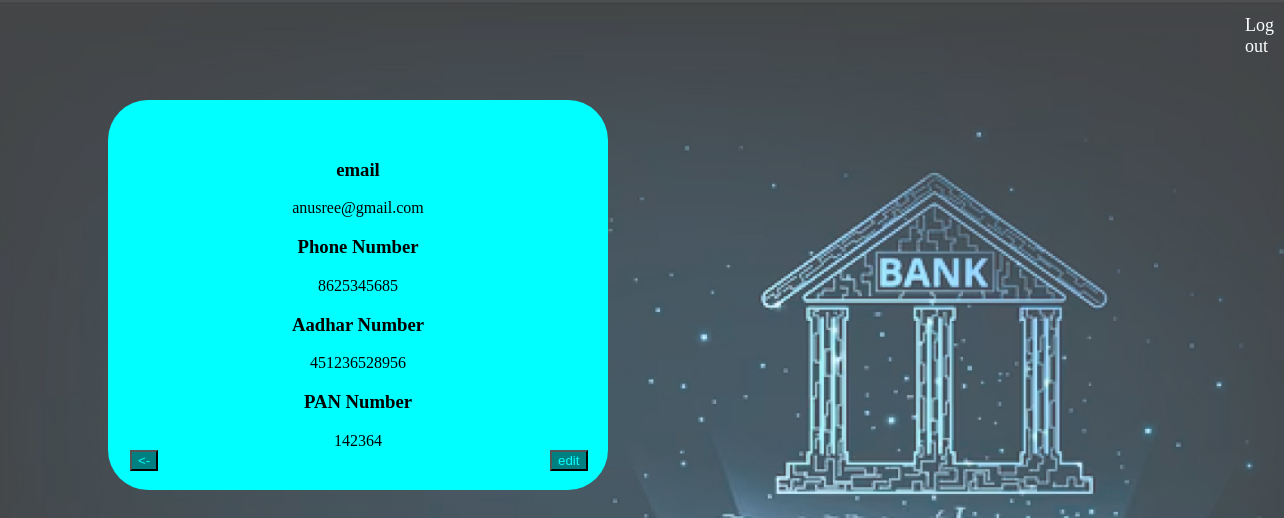
Screenshot of /more (signed in) with the database file from the repository.
### app/models.py (models this page shows)
class Userregister(AbstractUser):
    phone_number = models.IntegerField(null=True,blank=True)
    account_number = models.IntegerField(null=True,blank=True)
    minimum_balance = models.IntegerField(null=True,blank=True)
    adhar_number = models.IntegerField(null=True,blank=True)
    pan_card = models.IntegerField(null=True,blank=True)
    pin = models.IntegerField(null=True,blank=True)
    user_type = models.CharField(max_length=50)
    bankname = models.CharField(max_length=50)
    IFSC = models.CharField(max_length=50)
    branch = models.CharField(max_length=50)
    image = models.FileField()

### app/views.py (the view)
# urls.py: path('more', views.usermore),
def usermore(request):
    data = Userregister.objects.get(id=request.user.id)
    return render(request, 'usermore.html', {'id': data})

### template/usermore.html (shortened to what this page needs)
<!DOCTYPE html>
<html lang="en">
<head>
    {% load static %}
</head>
<body id="bg" style="background-image:url('{% static 'image/img2.jpg' %}');">
    <div id="text" style="background-color: aqua;">
        {% if id %}
        <h3>email</h3>
            {{ id.email }}
        <h3>Phone Number</h3>
            {{ id.phone_number }}
        <h3>Aadhar Number</h3>
            {{ id.adhar_number}}
        <h3>PAN Number</h3>
            {{ id.pan_card}}
        {% endif %}<br>
    <a href="edituser"><button style="position: absolute; top: 450px; left: 550px; background-color: teal; color: aqua;">edit</button></a>
    <a href="back"><button style="position: absolute; top: 450px; left: 130px; background-color: teal; color: aqua;"><-</button></a>
    </div>
<a href="logout" style="color: white; font-size: large; position: absolute; left: 1245px; top: 15px;  text-decoration: none;">Log out</a>
</body>
</html>

### template/usermore.html (style rules this page uses)
#bg { width:50px; background-repeat: no-repeat; background-size: cover; }
#text { width: 500px; height: 350px; color: black; margin-left: 100px; margin-top: 100px; text-align: center; padding-top: 40px; border-radius: 40px; }

### rows the page displays
Userregister: email "anusree@gmail.com", phone_number "8625345685", adhar_number "451236528956", pan_card "142364"
